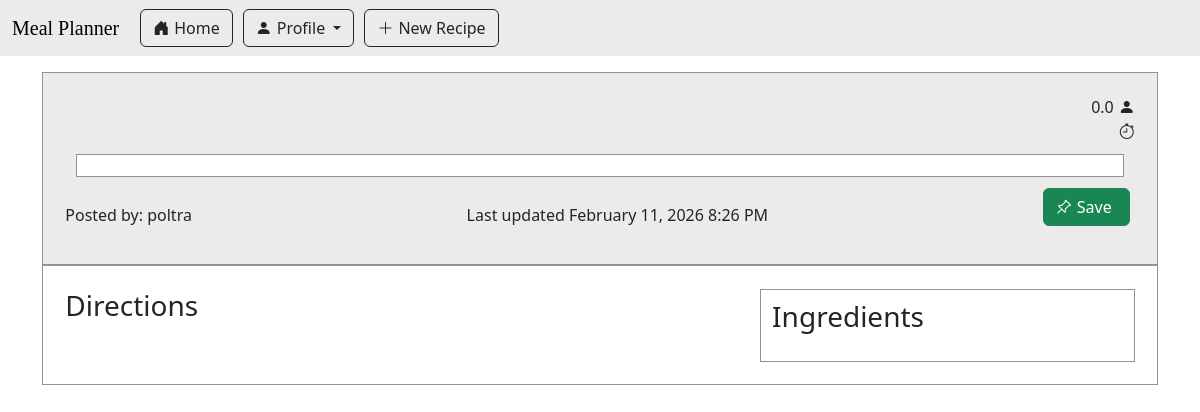
Page /recipe/10/view on the earlier database version.
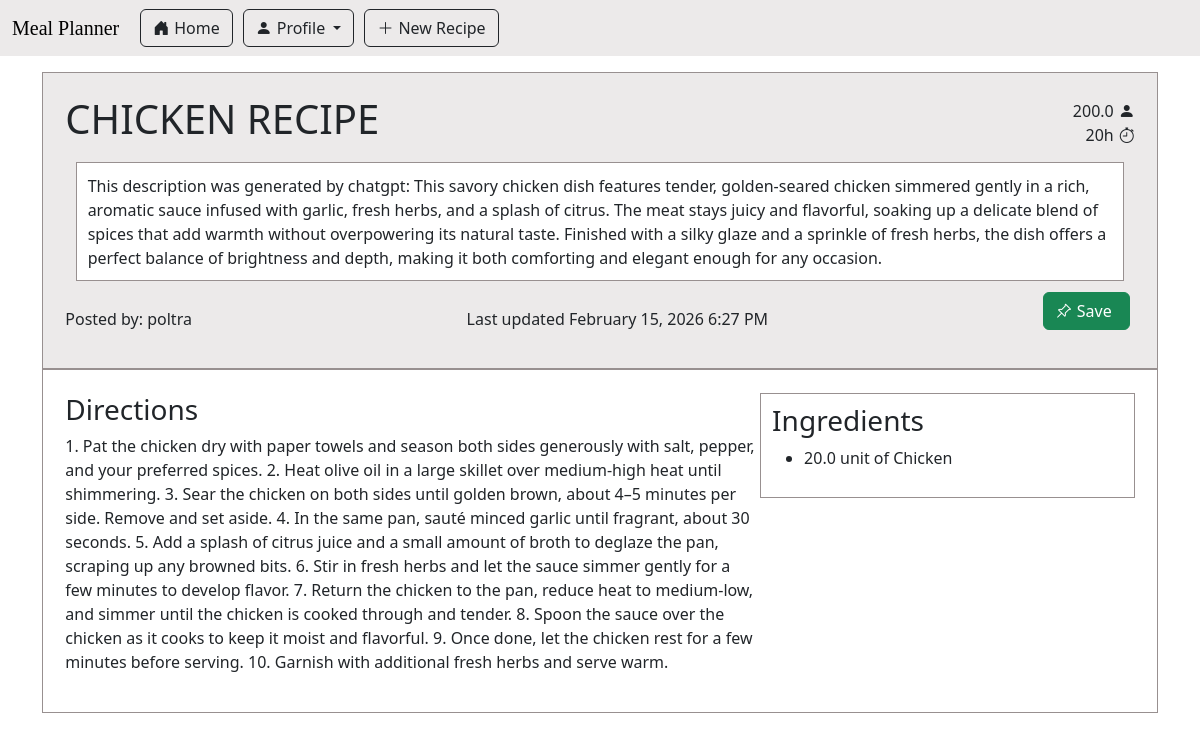
Same page on the later database version.
### app/main/models.py (models this page shows, shortened)
class Recipe(db.Model):
    id : sqlo.Mapped[int] = sqlo.mapped_column(primary_key=True)
    title : sqlo.Mapped[str] = sqlo.mapped_column(sqla.String(150), default="")
    description: sqlo.Mapped[str] = sqlo.mapped_column(sqla.String(1500), default="")
    servingSize : sqlo.Mapped[float] = sqlo.mapped_column(sqla.Float, default=0)
    estimatedTime : sqlo.Mapped[str] = sqlo.mapped_column(sqla.String(25), default="")
    steps : sqlo.Mapped[str] = sqlo.mapped_column(sqla.String, default="")
    timestamp : sqlo.Mapped[Optional[datetime]] = sqlo.mapped_column(default = lambda : datetime.now(timezone.utc))
    is_draft : sqlo.Mapped[bool] = sqlo.mapped_column(sqla.Boolean, default=True)
    user_id : sqlo.Mapped[int] = sqlo.mapped_column(sqla.ForeignKey('user.id'))
    writer : sqlo.Mapped['User'] = sqlo.relationship(back_populates='written_recipes')
    tags: sqlo.WriteOnlyMapped['Tag'] = sqlo.relationship(
        secondary=recipe_tags_table,
        primaryjoin=(recipe_tags_table.c.recipe_id == id),
        back_populates='recipes',
        passive_deletes=True)
    recipe_saved_by_users : sqlo.WriteOnlyMapped['User'] = sqlo.relationship(
        secondary=saved_recipes_table,
        primaryjoin=(saved_recipes_table.c.recipe_id == id),
        back_populates='users_saved_recipes',
        passive_deletes=True)
    ingredients_used: sqlo.WriteOnlyMapped['RecipeIngredientUse'] = sqlo.relationship(back_populates='recipe_usecase_recipe', passive_deletes=True)

class RecipeIngredientUse(db.Model):
    recipe_id : sqlo.Mapped[int] = sqlo.mapped_column(sqla.ForeignKey(Recipe.id), primary_key=True)
    ingredient_id : sqlo.Mapped[int] = sqlo.mapped_column(sqla.ForeignKey(Ingredient.id), primary_key=True)
    amount : sqlo.Mapped[float] = sqlo.mapped_column(sqla.Float)
    unit : sqlo.Mapped[str] = sqlo.mapped_column(sqla.String(150))
    __table_args__ = (
        sqla.CheckConstraint(unit.in_(UNIT_OPTIONS), name='recipe_unit_check'),
    )
    recipe_usecase_recipe : sqlo.Mapped[Recipe] = sqlo.relationship(back_populates = 'ingredients_used')
    recipe_usecase_ingredient : sqlo.Mapped[Ingredient] = sqlo.relationship(back_populates = 'recipe_involvements')
    def getName(self):
        return db.session.scalars(sqla.select(Ingredient.name).where(Ingredient.id == self.ingredient_id)).first().capitalize()

### app/recipe/recipe_routes.py (the view)
@bp_recipe.route('/recipe/<recipe_id>/view', methods=['GET'])
def view_recipe(recipe_id):
    theRecipe = db.session.scalars(sqla.select(Recipe).where(Recipe.id == recipe_id)).first()
    if not (theRecipe is None):
        theIngredients = db.session.scalars(sqla.select(RecipeIngredientUse).where(RecipeIngredientUse.recipe_id == recipe_id)).all()
        return render_template('view_recipe.html', recipe = theRecipe, ingredients = theIngredients)
    return redirect(url_for('main.index'))

### meal_planner.py (called while the page is built)
@app.before_request
def initDB(*args, **kwargs):
    if app._got_first_request:
        db.create_all()

### app/recipe/templates/view_recipe.html (shortened to what this page needs)
{% extends "base.html" %}
{% import 'bootstrap_wtf.html' as wtf %}
{% block content %}
<div class="recipe-page">
    <div class="recipe-page-header bottom-line">
        <div class="recipe-page-details">
            <span><h1 class="recipe-page-title"> {{recipe.title}} </h1></span>
            <span style="text-align:right;">
                {{recipe.servingSize}}<i class="bi bi-person-fill" style="padding-left:5px"></i>
                <br>
                {{recipe.estimatedTime}}<i class="bi bi-stopwatch" style="padding-left:5px"></i>
            </span>
        </div>
        <div class="recipe-page-description">
            {{recipe.description}}
        </div>
        <div class="recipe-page-details">
            <span>Posted by: {{recipe.writer.username}}</span><span>Last updated {{moment(recipe.timestamp).format('LLL')}}</span>
            <div class="recipe-page-details">
                <span class="icon-button" style="margin-right:5px;"><form action="" method="post">
                        <button type="submit" class="btn btn-success">
                            <i class="bi bi-pin-angle"></i><span style="margin:5px">Save</span>
                        </button>
                </form></span>
            </div>
        </div>
    </div>
    <div class="recipe-page-content">
        <div class="recipe-page-steps">
            <h3 class="recipe-page-subtitle">Directions</h3>
            <p>
                {{recipe.steps}}
            </p>
        </div>
        <div class="recipe-page-ingredients">
            <h3 class="recipe-page-subtitle">Ingredients</h3>
            <ul>
                {% for ingredient in ingredients %}
                    <li class="recipe-page-ingredient-item"> {{ingredient.amount}} {{ingredient.unit}} of {{ingredient.getName()}} </li>
                {% endfor %}
            </ul>
        </div>
    </div>
</div>
{% endblock %}

Differences in the rows shown:
changed Recipe: title (not shown) → "CHICKEN RECIPE"; servingSize "0.0" → "200.0"; estimatedTime (not shown) → "20h"; description (not shown) → "This description was generated by chatgpt: This savory chicken dish features tender, golden-seared chicken simmered gently in a rich, aromatic sauce infused with garlic, fresh herbs, and a splash of citrus. The meat stays juicy and flavorful, soaking up a delicate blend of spices that add warmth without overpowering its natural taste. Finished with a silky glaze and a sprinkle of fresh herbs, the dish offers a perfect balance of brightness and depth, making it both comforting and elegant enough for any occasion."; timestamp "February 11, 2026 8:26 PM" → "February 15, 2026 6:27 PM"; steps (not shown) → "1. Pat the chicken dry with paper towels and season both sides generously with salt, pepper, and your preferred spices. 2. Heat olive oil in a large skillet over medium-high heat until shimmering. 3. Sear the chicken on both sides until golden brown, about 4–5 minutes per side. Remove and set aside. 4. In the same pan, sauté minced garlic until fragrant, about 30 seconds. 5. Add a splash of citrus juice and a small amount of broth to deglaze the pan, scraping up any browned bits. 6. Stir in fresh herbs and let the sauce simmer gently for a few minutes to develop flavor. 7. Return the chicken to the pan, reduce heat to medium-low, and simmer until the chicken is cooked through and tender. 8.…"
added RecipeIngredientUse: amount "20.0", unit "unit", getName "Chicken"
